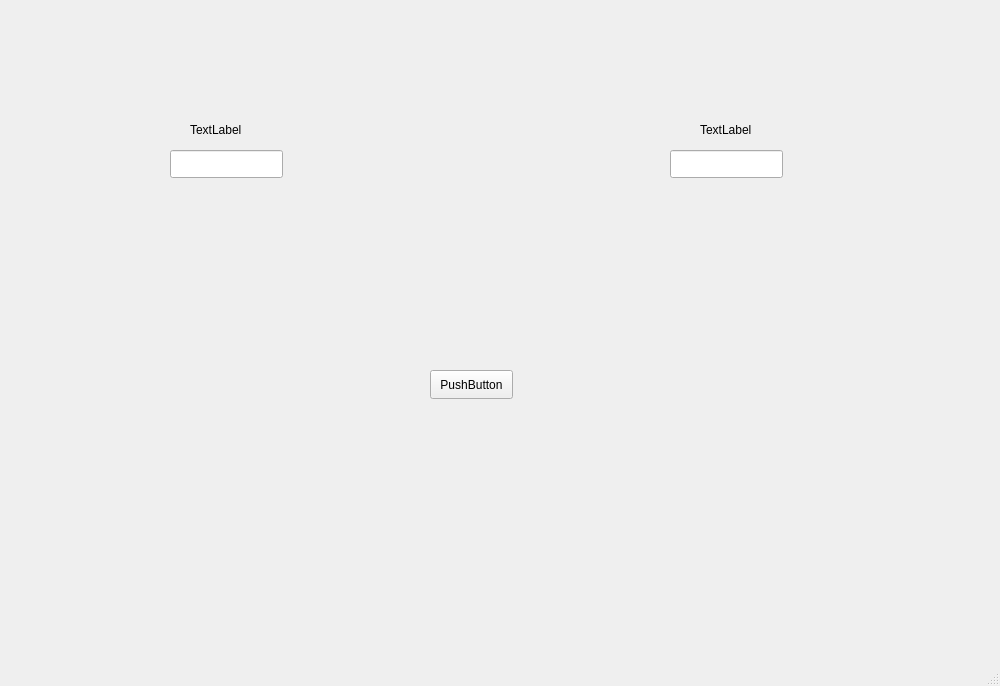
<?xml version="1.0" encoding="UTF-8"?>
<ui version="4.0">
 <class>MainWindow</class>
 <widget class="QMainWindow" name="MainWindow">
  <property name="geometry">
   <rect>
    <x>0</x>
    <y>0</y>
    <width>1000</width>
    <height>686</height>
   </rect>
  </property>
  <property name="windowTitle">
   <string>MainWindow</string>
  </property>
  <widget class="QWidget" name="centralwidget">
   <widget class="QPushButton" name="loginbtn">
    <property name="geometry">
     <rect>
      <x>430</x>
      <y>370</y>
      <width>83</width>
      <height>29</height>
     </rect>
    </property>
    <property name="text">
     <string>PushButton</string>
    </property>
   </widget>
   <widget class="QLineEdit" name="loginLine">
    <property name="geometry">
     <rect>
      <x>170</x>
      <y>150</y>
      <width>113</width>
      <height>28</height>
     </rect>
    </property>
   </widget>
   <widget class="QLineEdit" name="pswdLine">
    <property name="geometry">
     <rect>
      <x>670</x>
      <y>150</y>
      <width>113</width>
      <height>28</height>
     </rect>
    </property>
   </widget>
   <widget class="QLabel" name="loginLabel">
    <property name="geometry">
     <rect>
      <x>190</x>
      <y>120</y>
      <width>63</width>
      <height>20</height>
     </rect>
    </property>
    <property name="text">
     <string>TextLabel</string>
    </property>
   </widget>
   <widget class="QLabel" name="pswdLabel">
    <property name="geometry">
     <rect>
      <x>700</x>
      <y>120</y>
      <width>63</width>
      <height>20</height>
     </rect>
    </property>
    <property name="text">
     <string>TextLabel</string>
    </property>
   </widget>
  </widget>
  <widget class="QMenuBar" name="menubar">
   <property name="geometry">
    <rect>
     <x>0</x>
     <y>0</y>
     <width>1000</width>
     <height>25</height>
    </rect>
   </property>
  </widget>
  <widget class="QStatusBar" name="statusbar"/>
 </widget>
 <resources/>
 <connections/>
</ui>
